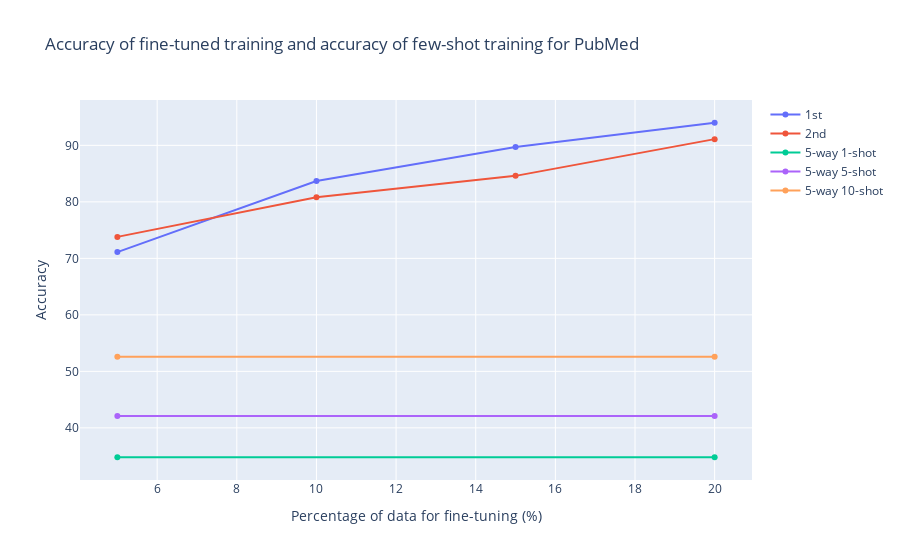

Write notebook code for a chart like this one.
### Code cell
fig = make_subplots()

# Add traces
fig.add_trace(
    go.Scatter(x=[5, 10, 15, 20], y=[71.11, 83.7, 89.7, 94], name="1st")
)

fig.add_trace(
    go.Scatter(x=[5, 10, 15, 20], y=[73.8, 80.8, 84.6, 91.1], name="2nd")
)

fig.add_trace(
    go.Scatter(x=[5, 20], y=[34.8, 34.8], name="5-way 1-shot")
)

fig.add_trace(
    go.Scatter(x=[5, 20], y=[42.1, 42.1], name="5-way 5-shot")
)

fig.add_trace(
    go.Scatter(x=[5, 20], y=[52.6, 52.6], name="5-way 10-shot")
)

# Add figure title
fig.update_layout(
    title_text="Accuracy of fine-tuned training and accuracy of few-shot training for PubMed"
)

# Set x-axis title
fig.update_xaxes(title_text="Percentage of data for fine-tuning (%)")

# Set y-axes titles
fig.update_yaxes(title_text="Accuracy", secondary_y=False)

fig.show()

### Figure 1 — Plotly figure (JSON) as saved in the notebook; plotly's stock layout.template omitted (floating-point values rounded to 4 significant figures)
{"data": [{"name": "1st", "type": "scatter", "x": [5, 10, 15, 20], "y": [71.11, 83.7, 89.7, 94]}, {"name": "2nd", "type": "scatter", "x": [5, 10, 15, 20], "y": [73.8, 80.8, 84.6, 91.1]}, {"name": "5-way 1-shot", "type": "scatter", "x": [5, 20], "y": [34.8, 34.8]}, {"name": "5-way 5-shot", "type": "scatter", "x": [5, 20], "y": [42.1, 42.1]}, {"name": "5-way 10-shot", "type": "scatter", "x": [5, 20], "y": [52.6, 52.6]}], "layout": {"title": {"text": "Accuracy of fine-tuned training and accuracy of few-shot training for PubMed"}, "xaxis": {"anchor": "y", "domain": [0, 1], "title": {"text": "Percentage of data for fine-tuning (%)"}}, "yaxis": {"anchor": "x", "domain": [0, 1], "title": {"text": "Accuracy"}}}}
